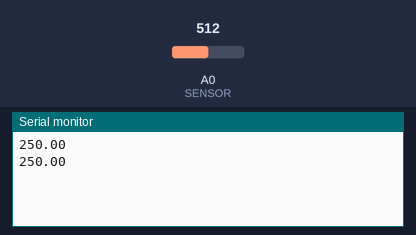
Simulated run of this sketch. Board: Arduino Uno, built with avr-gcc and run on an emulated ATmega328P. Parts: the last lines printed to the serial monitor. The test bench sets the inputs (shaded band); at power-on: A0 (SENSOR) = 512.

Above: at 5.8 s.
5.9 s: A0 (SENSOR) set to 716
At 11.2 s:
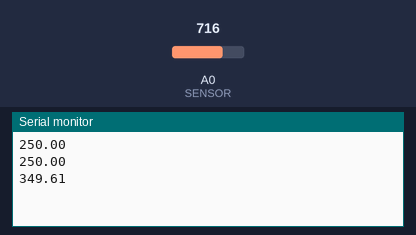
11.9 s: A0 (SENSOR) set to 900
At 16.3 s:
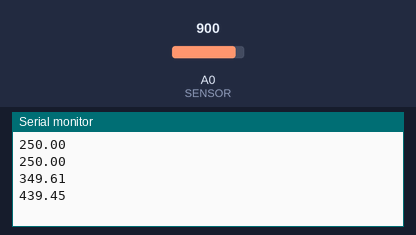
Timing chart, 0 to 17.8 s (numbered marks = the images above; inputs shaded):
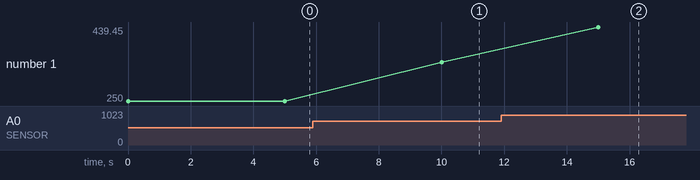

Measured:
- after the input at 5.9 s, the serial monitor: prints a new line after 4.1 s (image 1)
- after the input at 11.9 s, the serial monitor: prints a new line after 3.1 s (image 2)
- plotted number 1: 250 → 349.61 after the input at 5.9 s, 349.61 → 439.45 after the input at 11.9 s

The sketch:

_9._Read_Temperature_Sensor.ino
```cpp
const int SENSOR = 0; // Assigning pin no 0 as TEMP

float value = 0; // Initializing value as 0

void setup()
{
  Serial.begin(9600); // Opening serial port. Defining Bits per sec
}

void loop()
{
  value = analogRead(SENSOR); // Read value from the temperature sensor and store in val
  value = value * 5.0 / 10.24;
  Serial.println(value); // Print value of val using Arduino serial print option
  delay(5000);
}
```
